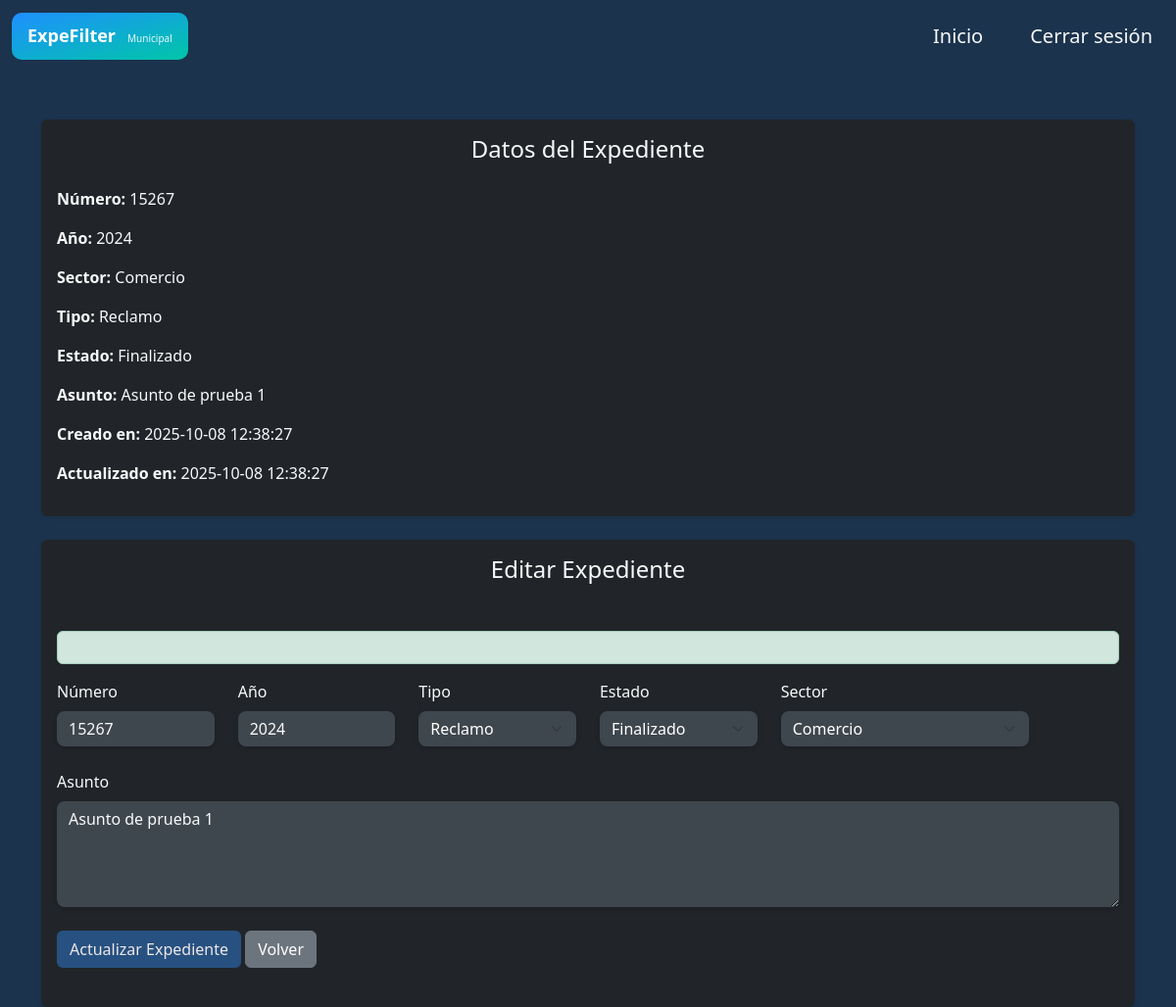
The page /public/pages/editar_expediente.php?id=2 (signed in) on the database as committed earlier.
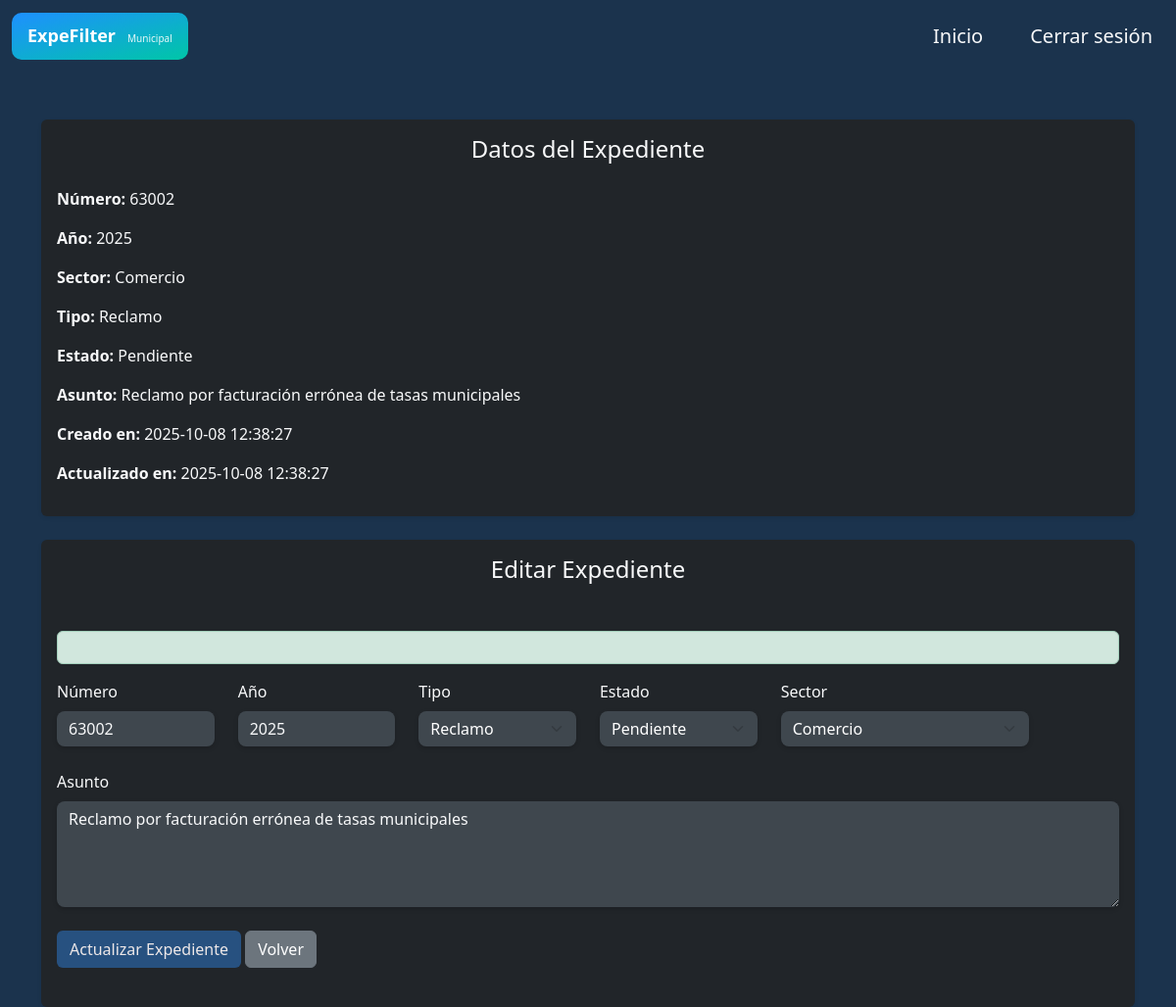
The same page on the database as committed later.
### tables this page shows
CREATE TABLE expedientes(
  id INT AUTO_INCREMENT PRIMARY KEY,
  numero INT NOT NULL,
  anio INT NOT NULL,
  asunto VARCHAR(200) NOT NULL,
  sector_id INT,
  estado_id INT,
  tipo_id INT,
  creado_en TIMESTAMP DEFAULT CURRENT_TIMESTAMP,
  actualizado_en TIMESTAMP DEFAULT CURRENT_TIMESTAMP ON UPDATE CURRENT_TIMESTAMP,
  INDEX idx_num_anio(numero, anio),
  INDEX idx_sector(sector_id),
  INDEX idx_estado(estado_id),
  INDEX idx_tipo(tipo_id),
  FOREIGN KEY (sector_id) REFERENCES sectores(id),
  FOREIGN KEY (estado_id) REFERENCES estados(id),
  FOREIGN KEY (tipo_id) REFERENCES tipos_expediente(id)
);

CREATE TABLE sectores(
  id INT AUTO_INCREMENT PRIMARY KEY,
  nombre VARCHAR(80) NOT NULL UNIQUE
);

CREATE TABLE tipos_expediente(
  id INT AUTO_INCREMENT PRIMARY KEY,
  nombre VARCHAR(80) NOT NULL UNIQUE
);

CREATE TABLE estados(
  id INT AUTO_INCREMENT PRIMARY KEY,
  nombre VARCHAR(80) NOT NULL UNIQUE
);

### config/Expedientes.php (called while the page is built, shortened)
<?php
class Expedientes {
    private $conn;
    public function __construct($conexion) {
        $this->conn = $conexion;
    }
    public function buscar($filtros = []) {
        $this->sql = "SELECT exp.*, s.nombre AS sector_nombre, t.nombre AS tipo_nombre, e.nombre AS estado_nombre
                  FROM expedientes exp LEFT JOIN sectores s ON exp.sector_id = s.id LEFT JOIN tipos_expediente t ON exp.tipo_id = t.id LEFT JOIN estados e ON exp.estado_id = e.id
                  WHERE 1=1";
        $params = [];
        if (!empty($filtros['id'])) {
            $this->sql .= " AND exp.id = :id";
            $params[':id'] = $filtros['id'];
        }
        $stmt = $this->conn->prepare($this->sql);
        $stmt->execute($params);
        return $stmt->fetchAll(PDO::FETCH_ASSOC);
    }
}

### public/pages/editar_expediente.php (the view, shortened to what this page needs)
<?php
require_once('../../config/Expedientes.php');
$db = new Database();
$conexion = $db->connect();
$expedientes = new Expedientes($conexion);
$id = $_GET['id'];
$datos = $expedientes->buscar(['id' => $id]);
$datoExpediente = $datos[0];
?>
<?php include '../views/header.php'; ?>
<div class="container mt-5">
    <div class="card mb-4 shadow-sm bg-dark text-light">
        <div class="card-body">
            <h4 class="card-title mb-4 text-center">Datos del Expediente</h4>
            <p><strong>Número:</strong> <?= htmlspecialchars($datoExpediente['numero']) ?></p>
            <p><strong>Año:</strong> <?= htmlspecialchars($datoExpediente['anio']) ?></p>
            <p><strong>Sector:</strong> <?= htmlspecialchars($datoExpediente['sector_nombre']) ?></p>
            <p><strong>Tipo:</strong> <?= htmlspecialchars($datoExpediente['tipo_nombre']) ?></p>
            <p><strong>Estado:</strong> <?= htmlspecialchars($datoExpediente['estado_nombre']) ?></p>
            <p><strong>Asunto:</strong> <?= htmlspecialchars($datoExpediente['asunto']) ?></p>
            <p><strong>Creado en:</strong> <?= htmlspecialchars($datoExpediente['creado_en']) ?></p>
            <p><strong>Actualizado en:</strong> <?= htmlspecialchars($datoExpediente['actualizado_en']) ?></p>
        </div>
    </div>
    <div class="card shadow-sm bg-dark text-light">
        <div class="card-body">
            <h4 class="card-title mb-5 text-center">Editar Expediente</h4>
            <?php if ($mensaje !== ''): ?>
                <div class="alert alert-success"><?= $mensaje ?></div>
            <?php endif; ?>
            <form method="POST" class="row g-4 bg-oscuro mb-4">
                <div class="col-2">
                    <label class="form-label">Número</label>
                    <input type="text" name="numero" class="form-control text-light" value="<?= htmlspecialchars($datoExpediente['numero']) ?>">
                </div>
                <div class="col-2">
                    <label class="form-label">Año</label>
                    <input type="text" name="anio" class="form-control text-light" value="<?= htmlspecialchars($datoExpediente['anio']) ?>">
                </div>
                <div class="col-2">
                    <label class="form-label">Tipo</label>
                    <select name="tipo_id" class="form-select">
                        <option value=""><?= htmlspecialchars($datoExpediente['tipo_nombre']) ?></option>
                    </select>
                </div>
                <div class="col-2">
                    <label class="form-label">Estado</label>
                    <select name="estado_id" class="form-select">
                        <option value=""><?= htmlspecialchars($datoExpediente['estado_nombre']) ?></option>
                    </select>
                </div>
                <div class="col-3">
                    <label class="form-label">Sector</label>
                    <select name="sector_id" class="form-select">
                        <option value=""><?= htmlspecialchars($datoExpediente['sector_nombre']) ?></option>
                    </select>
                </div>
                <div class="col-12">
                    <label class="form-label">Asunto</label>
                    <textarea name="asunto" class="form-control text-light" rows="4"><?= htmlspecialchars($datoExpediente['asunto']) ?></textarea>
                </div>
                <div class="col-12">
                    <button type="submit" name="boton-actualizar" class="btn bg-blue-dark">Actualizar Expediente</button>
                    <a href="./buscar_expediente.php" class="btn btn-secondary">Volver</a>
                </div>
            </form>
        </div>
    </div>
</div>

### public/views/header.php (shortened to what this page needs)
<!DOCTYPE html>
<html lang="en">
<head>
    <link href="https://cdn.jsdelivr.net/npm/bootstrap@5.3.3/dist/css/bootstrap.min.css" rel="stylesheet">
    <link rel="stylesheet" href="/assets/styles/usuario.css">
</head>
<body>
    <nav class="navbar navbar-expand-lg custom-navbar">
        <div class="container-fluid">
            <a class="navbar-brand d-flex align-items-center" href="
                <?php if ($_SESSION['rol'] === 'admin') {
                    echo "/public/users/admin.php";
                } else {
                    echo "/public/users/usuarios.php";
                }  ?>">
                <img src="/assets/images/logo.svg" alt="Logo" class="logoImg">
            </a>
        </div>
        <?php if ($_SESSION['rol'] === 'admin'){ ?>
            <a class="navbar-brand d-flex align-items-center text-light mx-4 link" href="<?php echo "/public/users/admin.php"; ?>"> Inicio
            </a>
        <?php } ?>
        <a class="navbar-brand d-flex align-items-center text-light mx-4 link" href="../logout.php">Cerrar sesión</a>
    </nav>
</body>
</html>

### assets/styles/usuario.css (style rules this page uses)
body { background: rgba(15, 41, 68, 0.95); font-family:'Segoe UI', Tahoma, Geneva, Verdana, sans-serif; }
.form-control, .form-select { border-radius: 8px; color: #d8dbde; background-color: #2d3338; box-shadow: 0px 2px 5px rgba(0, 0, 0, 0.164); transition: all 0.3s ease; }
.form-control::placeholder, .form-control:focus { color: #d8d8d8; background-color: #767f8d; }
.bg-oscuro input, .bg-oscuro select, .bg-oscuro textarea { background-color: #3f474e !important; color: white; border: none; }
.bg-blue-dark { background-color: rgba(39, 84, 133, 0.95); color: rgb(238, 232, 232); }
.optionSelec, input::placeholder, textarea::placeholder { color: #f8f9faa4 !important; }
.row input, .row select, .card { border: none !important; }

Rows that differ between the two databases and show on the page:
changed expedientes "Comercio": numero "15267" → "63002"; anio "2024" → "2025"; estado.nombre "Finalizado" → "Pendiente"; asunto "Asunto de prueba 1" → "Reclamo por facturación errónea de tasas municipales"; estado_id "Finalizado" → "Pendiente"
